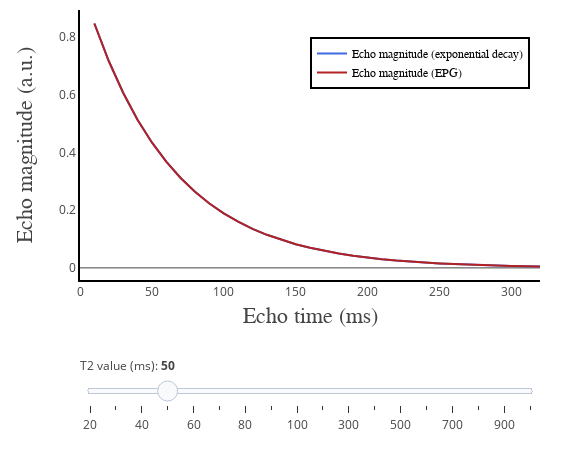

The notebook cell this image was saved under:
### Code cell
# Python code to generate interactive figure

init_notebook_mode(connected=True)

data1 = [dict(
        visible = False,
        line=dict(color='royalblue'),
        x = t,
        y = np.squeeze(np.asarray(echoes_mono_t2[ii,:])),
        name = 'Echo magnitude (exponential decay)',
        text = 'Echo magnitude (exponential decay)',
        hoverinfo = 'x+y+text') for ii in range(len(T2))]

data1[3]['visible'] = True

data2 = [dict(
        visible = False,
        line=dict(color='firebrick'),
        x = t,
        y = np.squeeze(np.asarray(echoes_epg_t2[ii,:])),
        name = 'Echo magnitude (EPG)',
        text = 'Echo magnitude (EPG)',
        hoverinfo = 'x+y+text') for ii in range(len(T2))]

data2[3]['visible'] = True

data = data1 + data2

steps = []
for i in range(len(T2)):
    step = dict(
        method = 'restyle',  
        args = ['visible', [False] * len(data1)],
        label = str(T2[i])
        )
    step['args'][1][i] = True # Toggle i'th trace to "visible"
    steps.append(step)

sliders=[
    dict(
        x = 0,
        y = -0.09,
        active = 3,
        currentvalue = {"prefix": "T2 value (ms): <b>"},
        pad = {"t": 50, "b": 10},
        steps = steps)]

layout = go.Layout(
    width=580,
    height=450,
    margin=go.layout.Margin(
        l=80,
        r=40,
        b=60,
        t=10,
    ),
    annotations=[
        dict(
            x=0.50,
            y=-0.18,
            showarrow=False,
            text='Echo time (ms)',
            font=dict(
                family='Times New Roman',
                size=22
            ),
            xref='paper',
            yref='paper'
        ),
        dict(
            x=-0.15,
            y=0.5,
            showarrow=False,
            text='Echo magnitude (a.u.)',
            font=dict(
                family='Times New Roman',
                size=22
            ),
            textangle=-90,
            xref='paper',
            yref='paper'
        )
    ],
    xaxis=dict(
        autorange=False,
        range=[0, t[-1]],
        showgrid=False,
        linecolor='black',
        linewidth=2
    ),
    yaxis=dict(
        autorange=True,
        showgrid=False,
        linecolor='black',
        linewidth=2
    ),
    legend=dict(
        x=0.5,
        y=0.9,
        traceorder='normal',
        font=dict(
            family='Times New Roman',
            size=12,
            color='#000'
        ),
        bordercolor='#000000',
        borderwidth=2
    ), 
    sliders=sliders
)

fig = dict(data=data, layout=layout)

iplot(fig, filename = 'basic-line', config = config)

### Figure 1 — Plotly figure (JSON) as saved in the notebook; plotly's stock layout.template omitted (floating-point values rounded to 4 significant figures)
{"data": [{"hoverinfo": "x+y+text", "line": {"color": "royalblue"}, "name": "Echo magnitude (exponential decay)", "text": "Echo magnitude (exponential decay)", "type": "scatter", "uid": "2f8f8673-c92e-4952-b1fa-07cad37115ff", "visible": false, "x": [10, 20, 30, 40, 50, 60, 70, 80, 90, 100, 110, 120, 130, 140, 150, 160, 170, 180, 190, 200, 210, 220, 230, 240, 250, 260, 270, 280, 290, 300, 310, 320], "y": [0.6065, 0.3679, 0.2231, 0.1353, 0.08208, 0.04979, 0.0302, 0.01832, 0.01111, 0.006738, 0.004087, 0.002479, 0.001503, 0.0009119, 0.0005531, 0.0003355, 0.0002035, 0.0001234, 7.485e-05, 4.54e-05, 2.754e-05, 1.67e-05, 1.013e-05, 6.144e-06, 3.727e-06, 2.26e-06, 1.371e-06, 8.315e-07, 5.043e-07, 3.059e-07, 1.855e-07, 1.125e-07]}, {"hoverinfo": "x+y+text", "line": {"color": "royalblue"}, "name": "Echo magnitude (exponential decay)", "text": "Echo magnitude (exponential decay)", "type": "scatter", "uid": "df938fb1-0dbb-45a1-8bdf-d76cb7f1387f", "visible": false, "x": [10, 20, 30, 40, 50, 60, 70, 80, 90, 100, 110, 120, 130, 140, 150, 160, 170, 180, 190, 200, 210, 220, 230, 240, 250, 260, 270, 280, 290, 300, 310, 320], "y": [0.7165, 0.5134, 0.3679, 0.2636, 0.1889, 0.1353, 0.09697, 0.06948, 0.04979, 0.03567, 0.02556, 0.01832, 0.01312, 0.009404, 0.006738, 0.004828, 0.003459, 0.002479, 0.001776, 0.001273, 0.0009119, 0.0006534, 0.0004682, 0.0003355, 0.0002404, 0.0001722, 0.0001234, 8.843e-05, 6.336e-05, 4.54e-05, 3.253e-05, 2.331e-05]}, {"hoverinfo": "x+y+text", "line": {"color": "royalblue"}, "name": "Echo magnitude (exponential decay)", "text": "Echo magnitude (exponential decay)", "type": "scatter", "uid": "cf96d806-37e7-4ce0-977c-8d0f2246187b", "visible": false, "x": [10, 20, 30, 40, 50, 60, 70, 80, 90, 100, 110, 120, 130, 140, 150, 160, 170, 180, 190, 200, 210, 220, 230, 240, 250, 260, 270, 280, 290, 300, 310, 320], "y": [0.7788, 0.6065, 0.4724, 0.3679, 0.2865, 0.2231, 0.1738, 0.1353, 0.1054, 0.08208, 0.06393, 0.04979, 0.03877, 0.0302, 0.02352, 0.01832, 0.01426, 0.01111, 0.008652, 0.006738, 0.005248, 0.004087, 0.003183, 0.002479, 0.00193, 0.001503, 0.001171, 0.0009119, 0.0007102, 0.0005531, 0.0004307, 0.0003355]}, {"hoverinfo": "x+y+text", "line": {"color": "royalblue"}, "name": "Echo magnitude (exponential decay)", "text": "Echo magnitude (exponential decay)", "type": "scatter", "uid": "7a2fe52f-1b5b-4800-a9a8-9bb5736ec3a5", "visible": false, "x": [10, 20, 30, 40, 50, 60, 70, 80, 90, 100, 110, 120, 130, 140, 150, 160, 170, 180, 190, 200, 210, 220, 230, 240, 250, 260, 270, 280, 290, 300, 310, 320], "y": [0.8187, 0.6703, 0.5488, 0.4493, 0.3679, 0.3012, 0.2466, 0.2019, 0.1653, 0.1353, 0.1108, 0.09072, 0.07427, 0.06081, 0.04979, 0.04076, 0.03337, 0.02732, 0.02237, 0.01832, 0.015, 0.01228, 0.01005, 0.00823, 0.006738, 0.005517, 0.004517, 0.003698, 0.003028, 0.002479, 0.002029, 0.001662]}, {"hoverinfo": "x+y+text", "line": {"color": "royalblue"}, "name": "Echo magnitude (exponential decay)", "text": "Echo magnitude (exponential decay)", "type": "scatter", "uid": "26255129-3276-45f3-93f2-9814d6adf61d", "visible": true, "x": [10, 20, 30, 40, 50, 60, 70, 80, 90, 100, 110, 120, 130, 140, 150, 160, 170, 180, 190, 200, 210, 220, 230, 240, 250, 260, 270, 280, 290, 300, 310, 320], "y": [0.8465, 0.7165, 0.6065, 0.5134, 0.4346, 0.3679, 0.3114, 0.2636, 0.2231, 0.1889, 0.1599, 0.1353, 0.1146, 0.09697, 0.08208, 0.06948, 0.05882, 0.04979, 0.04214, 0.03567, 0.0302, 0.02556, 0.02164, 0.01832, 0.0155, 0.01312, 0.01111, 0.009404, 0.00796, 0.006738, 0.005704, 0.004828]}, {"hoverinfo": "x+y+text", "line": {"color": "royalblue"}, "name": "Echo magnitude (exponential decay)", "text": "Echo magnitude (exponential decay)", "type": "scatter", "uid": "ce2d1396-6f73-4268-a997-fade8d4bb498", "visible": false, "x": [10, 20, 30, 40, 50, 60, 70, 80, 90, 100, 110, 120, 130, 140, 150, 160, 170, 180, 190, 200, 210, 220, 230, 240, 250, 260, 270, 280, 290, 300, 310, 320], "y": [0.8669, 0.7515, 0.6514, 0.5647, 0.4895, 0.4244, 0.3679, 0.3189, 0.2765, 0.2397, 0.2077, 0.1801, 0.1561, 0.1353, 0.1173, 0.1017, 0.08816, 0.07643, 0.06625, 0.05743, 0.04979, 0.04316, 0.03741, 0.03243, 0.02812, 0.02437, 0.02113, 0.01832, 0.01588, 0.01376, 0.01193, 0.01034]}, {"hoverinfo": "x+y+text", "line": {"color": "royalblue"}, "name": "Echo magnitude (exponential decay)", "text": "Echo magnitude (exponential decay)", "type": "scatter", "uid": "0e974e93-1d53-43ec-b130-5145bb44ba80", "visible": false, "x": [10, 20, 30, 40, 50, 60, 70, 80, 90, 100, 110, 120, 130, 140, 150, 160, 170, 180, 190, 200, 210, 220, 230, 240, 250, 260, 270, 280, 290, 300, 310, 320], "y": [0.8825, 0.7788, 0.6873, 0.6065, 0.5353, 0.4724, 0.4169, 0.3679, 0.3247, 0.2865, 0.2528, 0.2231, 0.1969, 0.1738, 0.1534, 0.1353, 0.1194, 0.1054, 0.09301, 0.08208, 0.07244, 0.06393, 0.05642, 0.04979, 0.04394, 0.03877, 0.03422, 0.0302, 0.02665, 0.02352, 0.02075, 0.01832]}, {"hoverinfo": "x+y+text", "line": {"color": "royalblue"}, "name": "Echo magnitude (exponential decay)", "text": "Echo magnitude (exponential decay)", "type": "scatter", "uid": "3238f6dc-7b6e-448c-8ab0-3604c430bd5e", "visible": false, "x": [10, 20, 30, 40, 50, 60, 70, 80, 90, 100, 110, 120, 130, 140, 150, 160, 170, 180, 190, 200, 210, 220, 230, 240, 250, 260, 270, 280, 290, 300, 310, 320], "y": [0.8948, 0.8007, 0.7165, 0.6412, 0.5738, 0.5134, 0.4594, 0.4111, 0.3679, 0.3292, 0.2946, 0.2636, 0.2359, 0.2111, 0.1889, 0.169, 0.1512, 0.1353, 0.1211, 0.1084, 0.09697, 0.08677, 0.07765, 0.06948, 0.06218, 0.05564, 0.04979, 0.04455, 0.03987, 0.03567, 0.03192, 0.02857]}, {"hoverinfo": "x+y+text", "line": {"color": "royalblue"}, "name": "Echo magnitude (exponential decay)", "text": "Echo magnitude (exponential decay)", "type": "scatter", "uid": "d67df1b9-4a27-4d84-beb2-4675c4c331c0", "visible": false, "x": [10, 20, 30, 40, 50, 60, 70, 80, 90, 100, 110, 120, 130, 140, 150, 160, 170, 180, 190, 200, 210, 220, 230, 240, 250, 260, 270, 280, 290, 300, 310, 320], "y": [0.9048, 0.8187, 0.7408, 0.6703, 0.6065, 0.5488, 0.4966, 0.4493, 0.4066, 0.3679, 0.3329, 0.3012, 0.2725, 0.2466, 0.2231, 0.2019, 0.1827, 0.1653, 0.1496, 0.1353, 0.1225, 0.1108, 0.1003, 0.09072, 0.08208, 0.07427, 0.06721, 0.06081, 0.05502, 0.04979, 0.04505, 0.04076]}, {"hoverinfo": "x+y+text", "line": {"color": "royalblue"}, "name": "Echo magnitude (exponential decay)", "text": "Echo magnitude (exponential decay)", "type": "scatter", "uid": "2f7c1645-1f5a-4865-8015-572693f7bcf2", "visible": false, "x": [10, 20, 30, 40, 50, 60, 70, 80, 90, 100, 110, 120, 130, 140, 150, 160, 170, 180, 190, 200, 210, 220, 230, 240, 250, 260, 270, 280, 290, 300, 310, 320], "y": [0.9512, 0.9048, 0.8607, 0.8187, 0.7788, 0.7408, 0.7047, 0.6703, 0.6376, 0.6065, 0.5769, 0.5488, 0.522, 0.4966, 0.4724, 0.4493, 0.4274, 0.4066, 0.3867, 0.3679, 0.3499, 0.3329, 0.3166, 0.3012, 0.2865, 0.2725, 0.2592, 0.2466, 0.2346, 0.2231, 0.2122, 0.2019]}, {"hoverinfo": "x+y+text", "line": {"color": "royalblue"}, "name": "Echo magnitude (exponential decay)", "text": "Echo magnitude (exponential decay)", "type": "scatter", "uid": "0fdc3780-21d6-4e3d-a5f5-e909f5b54952", "visible": false, "x": [10, 20, 30, 40, 50, 60, 70, 80, 90, 100, 110, 120, 130, 140, 150, 160, 170, 180, 190, 200, 210, 220, 230, 240, 250, 260, 270, 280, 290, 300, 310, 320], "y": [0.9672, 0.9355, 0.9048, 0.8752, 0.8465, 0.8187, 0.7919, 0.7659, 0.7408, 0.7165, 0.693, 0.6703, 0.6483, 0.6271, 0.6065, 0.5866, 0.5674, 0.5488, 0.5308, 0.5134, 0.4966, 0.4803, 0.4646, 0.4493, 0.4346, 0.4204, 0.4066, 0.3932, 0.3803, 0.3679, 0.3558, 0.3442]}, {"hoverinfo": "x+y+text", "line": {"color": "royalblue"}, "name": "Echo magnitude (exponential decay)", "text": "Echo magnitude (exponential decay)", "type": "scatter", "uid": "b2141e83-2e26-4708-9fcc-5f03ef70d542", "visible": false, "x": [10, 20, 30, 40, 50, 60, 70, 80, 90, 100, 110, 120, 130, 140, 150, 160, 170, 180, 190, 200, 210, 220, 230, 240, 250, 260, 270, 280, 290, 300, 310, 320], "y": [0.9753, 0.9512, 0.9277, 0.9048, 0.8825, 0.8607, 0.8395, 0.8187, 0.7985, 0.7788, 0.7596, 0.7408, 0.7225, 0.7047, 0.6873, 0.6703, 0.6538, 0.6376, 0.6219, 0.6065, 0.5916, 0.5769, 0.5627, 0.5488, 0.5353, 0.522, 0.5092, 0.4966, 0.4843, 0.4724, 0.4607, 0.4493]}, {"hoverinfo": "x+y+text", "line": {"color": "royalblue"}, "name": "Echo magnitude (exponential decay)", "text": "Echo magnitude (exponential decay)", "type": "scatter", "uid": "cf95969d-d62c-48ba-9cfe-870579587d90", "visible": false, "x": [10, 20, 30, 40, 50, 60, 70, 80, 90, 100, 110, 120, 130, 140, 150, 160, 170, 180, 190, 200, 210, 220, 230, 240, 250, 260, 270, 280, 290, 300, 310, 320], "y": [0.9802, 0.9608, 0.9418, 0.9231, 0.9048, 0.8869, 0.8694, 0.8521, 0.8353, 0.8187, 0.8025, 0.7866, 0.7711, 0.7558, 0.7408, 0.7261, 0.7118, 0.6977, 0.6839, 0.6703, 0.657, 0.644, 0.6313, 0.6188, 0.6065, 0.5945, 0.5827, 0.5712, 0.5599, 0.5488, 0.5379, 0.5273]}, {"hoverinfo": "x+y+text", "line": {"color": "royalblue"}, "name": "Echo magnitude (exponential decay)", "text": "Echo magnitude (exponential decay)", "type": "scatter", "uid": "e93f8090-d7b2-4a9c-bccc-4b8a8474552d", "visible": false, "x": [10, 20, 30, 40, 50, 60, 70, 80, 90, 100, 110, 120, 130, 140, 150, 160, 170, 180, 190, 200, 210, 220, 230, 240, 250, 260, 270, 280, 290, 300, 310, 320], "y": [0.9835, 0.9672, 0.9512, 0.9355, 0.92, 0.9048, 0.8899, 0.8752, 0.8607, 0.8465, 0.8325, 0.8187, 0.8052, 0.7919, 0.7788, 0.7659, 0.7533, 0.7408, 0.7286, 0.7165, 0.7047, 0.693, 0.6816, 0.6703, 0.6592, 0.6483, 0.6376, 0.6271, 0.6167, 0.6065, 0.5965, 0.5866]}, {"hoverinfo": "x+y+text", "line": {"color": "royalblue"}, "name": "Echo magnitude (exponential decay)", "text": "Echo magnitude (exponential decay)", "type": "scatter", "uid": "4296cacc-6cbb-4478-a842-6f6fd1b93b60", "visible": false, "x": [10, 20, 30, 40, 50, 60, 70, 80, 90, 100, 110, 120, 130, 140, 150, 160, 170, 180, 190, 200, 210, 220, 230, 240, 250, 260, 270, 280, 290, 300, 310, 320], "y": [0.9858, 0.9718, 0.958, 0.9445, 0.9311, 0.9179, 0.9048, 0.892, 0.8794, 0.8669, 0.8546, 0.8425, 0.8305, 0.8187, 0.8071, 0.7957, 0.7844, 0.7733, 0.7623, 0.7515, 0.7408, 0.7303, 0.72, 0.7097, 0.6997, 0.6897, 0.68, 0.6703, 0.6608, 0.6514, 0.6422, 0.6331]}, {"hoverinfo": "x+y+text", "line": {"color": "royalblue"}, "name": "Echo magnitude (exponential decay)", "text": "Echo magnitude (exponential decay)", "type": "scatter", "uid": "747b3cfb-24b9-4ef7-b542-3a4090a065b4", "visible": false, "x": [10, 20, 30, 40, 50, 60, 70, 80, 90, 100, 110, 120, 130, 140, 150, 160, 170, 180, 190, 200, 210, 220, 230, 240, 250, 260, 270, 280, 290, 300, 310, 320], "y": [0.9876, 0.9753, 0.9632, 0.9512, 0.9394, 0.9277, 0.9162, 0.9048, 0.8936, 0.8825, 0.8715, 0.8607, 0.85, 0.8395, 0.829, 0.8187, 0.8086, 0.7985, 0.7886, 0.7788, 0.7691, 0.7596, 0.7501, 0.7408, 0.7316, 0.7225, 0.7136, 0.7047, 0.6959, 0.6873, 0.6788, 0.6703]}, {"hoverinfo": "x+y+text", "line": {"color": "royalblue"}, "name": "Echo magnitude (exponential decay)", "text": "Echo magnitude (exponential decay)", "type": "scatter", "uid": "81ecf31a-3a8f-4709-8224-791d1c0af359", "visible": false, "x": [10, 20, 30, 40, 50, 60, 70, 80, 90, 100, 110, 120, 130, 140, 150, 160, 170, 180, 190, 200, 210, 220, 230, 240, 250, 260, 270, 280, 290, 300, 310, 320], "y": [0.989, 0.978, 0.9672, 0.9565, 0.946, 0.9355, 0.9252, 0.9149, 0.9048, 0.8948, 0.885, 0.8752, 0.8655, 0.8559, 0.8465, 0.8371, 0.8279, 0.8187, 0.8097, 0.8007, 0.7919, 0.7831, 0.7745, 0.7659, 0.7575, 0.7491, 0.7408, 0.7326, 0.7245, 0.7165, 0.7086, 0.7008]}, {"hoverinfo": "x+y+text", "line": {"color": "royalblue"}, "name": "Echo magnitude (exponential decay)", "text": "Echo magnitude (exponential decay)", "type": "scatter", "uid": "cc6e3d84-0ff8-49c8-b908-ff25cddc3579", "visible": false, "x": [10, 20, 30, 40, 50, 60, 70, 80, 90, 100, 110, 120, 130, 140, 150, 160, 170, 180, 190, 200, 210, 220, 230, 240, 250, 260, 270, 280, 290, 300, 310, 320], "y": [0.99, 0.9802, 0.9704, 0.9608, 0.9512, 0.9418, 0.9324, 0.9231, 0.9139, 0.9048, 0.8958, 0.8869, 0.8781, 0.8694, 0.8607, 0.8521, 0.8437, 0.8353, 0.827, 0.8187, 0.8106, 0.8025, 0.7945, 0.7866, 0.7788, 0.7711, 0.7634, 0.7558, 0.7483, 0.7408, 0.7334, 0.7261]}, {"hoverinfo": "x+y+text", "line": {"color": "firebrick"}, "name": "Echo magnitude (EPG)", "text": "Echo magnitude (EPG)", "type": "scatter", "uid": "914f522e-ec48-4638-8cb6-e7f64e7adf81", "visible": false, "x": [10, 20, 30, 40, 50, 60, 70, 80, 90, 100, 110, 120, 130, 140, 150, 160, 170, 180, 190, 200, 210, 220, 230, 240, 250, 260, 270, 280, 290, 300, 310, 320], "y": [0.6065, 0.3679, 0.2231, 0.1353, 0.08208, 0.04979, 0.0302, 0.01832, 0.01111, 0.006738, 0.004087, 0.002479, 0.001503, 0.0009119, 0.0005531, 0.0003355, 0.0002035, 0.0001234, 7.485e-05, 4.54e-05, 2.754e-05, 1.67e-05, 1.013e-05, 6.144e-06, 3.727e-06, 2.26e-06, 1.371e-06, 8.315e-07, 5.043e-07, 3.059e-07, 1.855e-07, 1.125e-07]}, {"hoverinfo": "x+y+text", "line": {"color": "firebrick"}, "name": "Echo magnitude (EPG)", "text": "Echo magnitude (EPG)", "type": "scatter", "uid": "4e26b479-89d7-4f90-85a7-e96c9308d10f", "visible": false, "x": [10, 20, 30, 40, 50, 60, 70, 80, 90, 100, 110, 120, 130, 140, 150, 160, 170, 180, 190, 200, 210, 220, 230, 240, 250, 260, 270, 280, 290, 300, 310, 320], "y": [0.7165, 0.5134, 0.3679, 0.2636, 0.1889, 0.1353, 0.09697, 0.06948, 0.04979, 0.03567, 0.02556, 0.01832, 0.01312, 0.009404, 0.006738, 0.004828, 0.003459, 0.002479, 0.001776, 0.001273, 0.0009119, 0.0006534, 0.0004682, 0.0003355, 0.0002404, 0.0001722, 0.0001234, 8.843e-05, 6.336e-05, 4.54e-05, 3.253e-05, 2.331e-05]}, {"hoverinfo": "x+y+text", "line": {"color": "firebrick"}, "name": "Echo magnitude (EPG)", "text": "Echo magnitude (EPG)", "type": "scatter", "uid": "f7455b5a-fbd6-4f1f-b91b-098669605a53", "visible": false, "x": [10, 20, 30, 40, 50, 60, 70, 80, 90, 100, 110, 120, 130, 140, 150, 160, 170, 180, 190, 200, 210, 220, 230, 240, 250, 260, 270, 280, 290, 300, 310, 320], "y": [0.7788, 0.6065, 0.4724, 0.3679, 0.2865, 0.2231, 0.1738, 0.1353, 0.1054, 0.08208, 0.06393, 0.04979, 0.03877, 0.0302, 0.02352, 0.01832, 0.01426, 0.01111, 0.008652, 0.006738, 0.005248, 0.004087, 0.003183, 0.002479, 0.00193, 0.001503, 0.001171, 0.0009119, 0.0007102, 0.0005531, 0.0004307, 0.0003355]}, {"hoverinfo": "x+y+text", "line": {"color": "firebrick"}, "name": "Echo magnitude (EPG)", "text": "Echo magnitude (EPG)", "type": "scatter", "uid": "95066211-1b0a-48a4-94b6-663908a4f4df", "visible": false, "x": [10, 20, 30, 40, 50, 60, 70, 80, 90, 100, 110, 120, 130, 140, 150, 160, 170, 180, 190, 200, 210, 220, 230, 240, 250, 260, 270, 280, 290, 300, 310, 320], "y": [0.8187, 0.6703, 0.5488, 0.4493, 0.3679, 0.3012, 0.2466, 0.2019, 0.1653, 0.1353, 0.1108, 0.09072, 0.07427, 0.06081, 0.04979, 0.04076, 0.03337, 0.02732, 0.02237, 0.01832, 0.015, 0.01228, 0.01005, 0.00823, 0.006738, 0.005517, 0.004517, 0.003698, 0.003028, 0.002479, 0.002029, 0.001662]}, {"hoverinfo": "x+y+text", "line": {"color": "firebrick"}, "name": "Echo magnitude (EPG)", "text": "Echo magnitude (EPG)", "type": "scatter", "uid": "49f3de56-2248-420c-a706-5a2b4dfe2ca1", "visible": true, "x": [10, 20, 30, 40, 50, 60, 70, 80, 90, 100, 110, 120, 130, 140, 150, 160, 170, 180, 190, 200, 210, 220, 230, 240, 250, 260, 270, 280, 290, 300, 310, 320], "y": [0.8465, 0.7165, 0.6065, 0.5134, 0.4346, 0.3679, 0.3114, 0.2636, 0.2231, 0.1889, 0.1599, 0.1353, 0.1146, 0.09697, 0.08208, 0.06948, 0.05882, 0.04979, 0.04214, 0.03567, 0.0302, 0.02556, 0.02164, 0.01832, 0.0155, 0.01312, 0.01111, 0.009404, 0.00796, 0.006738, 0.005704, 0.004828]}, {"hoverinfo": "x+y+text", "line": {"color": "firebrick"}, "name": "Echo magnitude (EPG)", "text": "Echo magnitude (EPG)", "type": "scatter", "uid": "17953a18-5788-4a4f-83c4-8f1dda16f5ca", "visible": false, "x": [10, 20, 30, 40, 50, 60, 70, 80, 90, 100, 110, 120, 130, 140, 150, 160, 170, 180, 190, 200, 210, 220, 230, 240, 250, 260, 270, 280, 290, 300, 310, 320], "y": [0.8669, 0.7515, 0.6514, 0.5647, 0.4895, 0.4244, 0.3679, 0.3189, 0.2765, 0.2397, 0.2077, 0.1801, 0.1561, 0.1353, 0.1173, 0.1017, 0.08816, 0.07643, 0.06625, 0.05743, 0.04979, 0.04316, 0.03741, 0.03243, 0.02812, 0.02437, 0.02113, 0.01832, 0.01588, 0.01376, 0.01193, 0.01034]}, {"hoverinfo": "x+y+text", "line": {"color": "firebrick"}, "name": "Echo magnitude (EPG)", "text": "Echo magnitude (EPG)", "type": "scatter", "uid": "7bf726f8-b610-4b1d-998c-a5284923c558", "visible": false, "x": [10, 20, 30, 40, 50, 60, 70, 80, 90, 100, 110, 120, 130, 140, 150, 160, 170, 180, 190, 200, 210, 220, 230, 240, 250, 260, 270, 280, 290, 300, 310, 320], "y": [0.8825, 0.7788, 0.6873, 0.6065, 0.5353, 0.4724, 0.4169, 0.3679, 0.3247, 0.2865, 0.2528, 0.2231, 0.1969, 0.1738, 0.1534, 0.1353, 0.1194, 0.1054, 0.09301, 0.08208, 0.07244, 0.06393, 0.05642, 0.04979, 0.04394, 0.03877, 0.03422, 0.0302, 0.02665, 0.02352, 0.02075, 0.01832]}, {"hoverinfo": "x+y+text", "line": {"color": "firebrick"}, "name": "Echo magnitude (EPG)", "text": "Echo magnitude (EPG)", "type": "scatter", "uid": "238d8ce4-db20-434d-9737-7d5aecf1e111", "visible": false, "x": [10, 20, 30, 40, 50, 60, 70, 80, 90, 100, 110, 120, 130, 140, 150, 160, 170, 180, 190, 200, 210, 220, 230, 240, 250, 260, 270, 280, 290, 300, 310, 320], "y": [0.8948, 0.8007, 0.7165, 0.6412, 0.5738, 0.5134, 0.4594, 0.4111, 0.3679, 0.3292, 0.2946, 0.2636, 0.2359, 0.2111, 0.1889, 0.169, 0.1512, 0.1353, 0.1211, 0.1084, 0.09697, 0.08677, 0.07765, 0.06948, 0.06218, 0.05564, 0.04979, 0.04455, 0.03987, 0.03567, 0.03192, 0.02857]}, {"hoverinfo": "x+y+text", "line": {"color": "firebrick"}, "name": "Echo magnitude (EPG)", "text": "Echo magnitude (EPG)", "type": "scatter", "uid": "5fbcee87-a0ed-4c7b-8dc4-23dc1680b24c", "visible": false, "x": [10, 20, 30, 40, 50, 60, 70, 80, 90, 100, 110, 120, 130, 140, 150, 160, 170, 180, 190, 200, 210, 220, 230, 240, 250, 260, 270, 280, 290, 300, 310, 320], "y": [0.9048, 0.8187, 0.7408, 0.6703, 0.6065, 0.5488, 0.4966, 0.4493, 0.4066, 0.3679, 0.3329, 0.3012, 0.2725, 0.2466, 0.2231, 0.2019, 0.1827, 0.1653, 0.1496, 0.1353, 0.1225, 0.1108, 0.1003, 0.09072, 0.08208, 0.07427, 0.06721, 0.06081, 0.05502, 0.04979, 0.04505, 0.04076]}, {"hoverinfo": "x+y+text", "line": {"color": "firebrick"}, "name": "Echo magnitude (EPG)", "text": "Echo magnitude (EPG)", "type": "scatter", "uid": "d9ba520f-8b86-40b2-84d0-ae9448f873e4", "visible": false, "x": [10, 20, 30, 40, 50, 60, 70, 80, 90, 100, 110, 120, 130, 140, 150, 160, 170, 180, 190, 200, 210, 220, 230, 240, 250, 260, 270, 280, 290, 300, 310, 320], "y": [0.9512, 0.9048, 0.8607, 0.8187, 0.7788, 0.7408, 0.7047, 0.6703, 0.6376, 0.6065, 0.5769, 0.5488, 0.522, 0.4966, 0.4724, 0.4493, 0.4274, 0.4066, 0.3867, 0.3679, 0.3499, 0.3329, 0.3166, 0.3012, 0.2865, 0.2725, 0.2592, 0.2466, 0.2346, 0.2231, 0.2122, 0.2019]}, {"hoverinfo": "x+y+text", "line": {"color": "firebrick"}, "name": "Echo magnitude (EPG)", "text": "Echo magnitude (EPG)", "type": "scatter", "uid": "6a2694d4-6cc7-4848-a720-3f0557adb4f5", "visible": false, "x": [10, 20, 30, 40, 50, 60, 70, 80, 90, 100, 110, 120, 130, 140, 150, 160, 170, 180, 190, 200, 210, 220, 230, 240, 250, 260, 270, 280, 290, 300, 310, 320], "y": [0.9672, 0.9355, 0.9048, 0.8752, 0.8465, 0.8187, 0.7919, 0.7659, 0.7408, 0.7165, 0.693, 0.6703, 0.6483, 0.6271, 0.6065, 0.5866, 0.5674, 0.5488, 0.5308, 0.5134, 0.4966, 0.4803, 0.4646, 0.4493, 0.4346, 0.4204, 0.4066, 0.3932, 0.3803, 0.3679, 0.3558, 0.3442]}, {"hoverinfo": "x+y+text", "line": {"color": "firebrick"}, "name": "Echo magnitude (EPG)", "text": "Echo magnitude (EPG)", "type": "scatter", "uid": "1144ca2c-58a5-46d2-b3a2-edab46117c15", "visible": false, "x": [10, 20, 30, 40, 50, 60, 70, 80, 90, 100, 110, 120, 130, 140, 150, 160, 170, 180, 190, 200, 210, 220, 230, 240, 250, 260, 270, 280, 290, 300, 310, 320], "y": [0.9753, 0.9512, 0.9277, 0.9048, 0.8825, 0.8607, 0.8395, 0.8187, 0.7985, 0.7788, 0.7596, 0.7408, 0.7225, 0.7047, 0.6873, 0.6703, 0.6538, 0.6376, 0.6219, 0.6065, 0.5916, 0.5769, 0.5627, 0.5488, 0.5353, 0.522, 0.5092, 0.4966, 0.4843, 0.4724, 0.4607, 0.4493]}, {"hoverinfo": "x+y+text", "line": {"color": "firebrick"}, "name": "Echo magnitude (EPG)", "text": "Echo magnitude (EPG)", "type": "scatter", "uid": "4ee41dfa-a355-42d0-b5a4-7d7c41755ed6", "visible": false, "x": [10, 20, 30, 40, 50, 60, 70, 80, 90, 100, 110, 120, 130, 140, 150, 160, 170, 180, 190, 200, 210, 220, 230, 240, 250, 260, 270, 280, 290, 300, 310, 320], "y": [0.9802, 0.9608, 0.9418, 0.9231, 0.9048, 0.8869, 0.8694, 0.8521, 0.8353, 0.8187, 0.8025, 0.7866, 0.7711, 0.7558, 0.7408, 0.7261, 0.7118, 0.6977, 0.6839, 0.6703, 0.657, 0.644, 0.6313, 0.6188, 0.6065, 0.5945, 0.5827, 0.5712, 0.5599, 0.5488, 0.5379, 0.5273]}, {"hoverinfo": "x+y+text", "line": {"color": "firebrick"}, "name": "Echo magnitude (EPG)", "text": "Echo magnitude (EPG)", "type": "scatter", "uid": "f4868c4c-63c2-492b-8333-f84d428f4a78", "visible": false, "x": [10, 20, 30, 40, 50, 60, 70, 80, 90, 100, 110, 120, 130, 140, 150, 160, 170, 180, 190, 200, 210, 220, 230, 240, 250, 260, 270, 280, 290, 300, 310, 320], "y": [0.9835, 0.9672, 0.9512, 0.9355, 0.92, 0.9048, 0.8899, 0.8752, 0.8607, 0.8465, 0.8325, 0.8187, 0.8052, 0.7919, 0.7788, 0.7659, 0.7533, 0.7408, 0.7286, 0.7165, 0.7047, 0.693, 0.6816, 0.6703, 0.6592, 0.6483, 0.6376, 0.6271, 0.6167, 0.6065, 0.5965, 0.5866]}, {"hoverinfo": "x+y+text", "line": {"color": "firebrick"}, "name": "Echo magnitude (EPG)", "text": "Echo magnitude (EPG)", "type": "scatter", "uid": "5ee6ea92-0daa-4b51-b4c5-b8dd1e2a3ef6", "visible": false, "x": [10, 20, 30, 40, 50, 60, 70, 80, 90, 100, 110, 120, 130, 140, 150, 160, 170, 180, 190, 200, 210, 220, 230, 240, 250, 260, 270, 280, 290, 300, 310, 320], "y": [0.9858, 0.9718, 0.958, 0.9445, 0.9311, 0.9179, 0.9048, 0.892, 0.8794, 0.8669, 0.8546, 0.8425, 0.8305, 0.8187, 0.8071, 0.7957, 0.7844, 0.7733, 0.7623, 0.7515, 0.7408, 0.7303, 0.72, 0.7097, 0.6997, 0.6897, 0.68, 0.6703, 0.6608, 0.6514, 0.6422, 0.6331]}, {"hoverinfo": "x+y+text", "line": {"color": "firebrick"}, "name": "Echo magnitude (EPG)", "text": "Echo magnitude (EPG)", "type": "scatter", "uid": "54ed4f9c-517f-47ca-a9c2-8ff025b7c8d3", "visible": false, "x": [10, 20, 30, 40, 50, 60, 70, 80, 90, 100, 110, 120, 130, 140, 150, 160, 170, 180, 190, 200, 210, 220, 230, 240, 250, 260, 270, 280, 290, 300, 310, 320], "y": [0.9876, 0.9753, 0.9632, 0.9512, 0.9394, 0.9277, 0.9162, 0.9048, 0.8936, 0.8825, 0.8715, 0.8607, 0.85, 0.8395, 0.829, 0.8187, 0.8086, 0.7985, 0.7886, 0.7788, 0.7691, 0.7596, 0.7501, 0.7408, 0.7316, 0.7225, 0.7136, 0.7047, 0.6959, 0.6873, 0.6788, 0.6703]}, {"hoverinfo": "x+y+text", "line": {"color": "firebrick"}, "name": "Echo magnitude (EPG)", "text": "Echo magnitude (EPG)", "type": "scatter", "uid": "9b03e7fb-6cfa-47aa-85dc-f311d6c9d067", "visible": false, "x": [10, 20, 30, 40, 50, 60, 70, 80, 90, 100, 110, 120, 130, 140, 150, 160, 170, 180, 190, 200, 210, 220, 230, 240, 250, 260, 270, 280, 290, 300, 310, 320], "y": [0.989, 0.978, 0.9672, 0.9565, 0.946, 0.9355, 0.9252, 0.9149, 0.9048, 0.8948, 0.885, 0.8752, 0.8655, 0.8559, 0.8465, 0.8371, 0.8279, 0.8187, 0.8097, 0.8007, 0.7919, 0.7831, 0.7745, 0.7659, 0.7575, 0.7491, 0.7408, 0.7326, 0.7245, 0.7165, 0.7086, 0.7008]}, {"hoverinfo": "x+y+text", "line": {"color": "firebrick"}, "name": "Echo magnitude (EPG)", "text": "Echo magnitude (EPG)", "type": "scatter", "uid": "e62188d7-18a2-4577-93e4-578fee4855fe", "visible": false, "x": [10, 20, 30, 40, 50, 60, 70, 80, 90, 100, 110, 120, 130, 140, 150, 160, 170, 180, 190, 200, 210, 220, 230, 240, 250, 260, 270, 280, 290, 300, 310, 320], "y": [0.99, 0.9802, 0.9704, 0.9608, 0.9512, 0.9418, 0.9324, 0.9231, 0.9139, 0.9048, 0.8958, 0.8869, 0.8781, 0.8694, 0.8607, 0.8521, 0.8437, 0.8353, 0.827, 0.8187, 0.8106, 0.8025, 0.7945, 0.7866, 0.7788, 0.7711, 0.7634, 0.7558, 0.7483, 0.7408, 0.7334, 0.7261]}], "layout": {"annotations": [{"font": {"family": "Times New Roman", "size": 22}, "showarrow": false, "text": "Echo time (ms)", "x": 0.5, "xref": "paper", "y": -0.18, "yref": "paper"}, {"font": {"family": "Times New Roman", "size": 22}, "showarrow": false, "text": "Echo magnitude (a.u.)", "textangle": -90, "x": -0.15, "xref": "paper", "y": 0.5, "yref": "paper"}], "height": 450, "legend": {"bordercolor": "#000000", "borderwidth": 2, "font": {"color": "#000", "family": "Times New Roman", "size": 12}, "traceorder": "normal", "x": 0.5, "y": 0.9}, "margin": {"b": 60, "l": 80, "r": 40, "t": 10}, "sliders": [{"active": 3, "currentvalue": {"prefix": "T2 value (ms): <b>"}, "pad": {"b": 10, "t": 50}, "steps": [{"args": ["visible", [true, false, false, false, false, false, false, false, false, false, false, false, false, false, false, false, false, false]], "label": "20", "method": "restyle"}, {"args": ["visible", [false, true, false, false, false, false, false, false, false, false, false, false, false, false, false, false, false, false]], "label": "30", "method": "restyle"}, {"args": ["visible", [false, false, true, false, false, false, false, false, false, false, false, false, false, false, false, false, false, false]], "label": "40", "method": "restyle"}, {"args": ["visible", [false, false, false, true, false, false, false, false, false, false, false, false, false, false, false, false, false, false]], "label": "50", "method": "restyle"}, {"args": ["visible", [false, false, false, false, true, false, false, false, false, false, false, false, false, false, false, false, false, false]], "label": "60", "method": "restyle"}, {"args": ["visible", [false, false, false, false, false, true, false, false, false, false, false, false, false, false, false, false, false, false]], "label": "70", "method": "restyle"}, {"args": ["visible", [false, false, false, false, false, false, true, false, false, false, false, false, false, false, false, false, false, false]], "label": "80", "method": "restyle"}, {"args": ["visible", [false, false, false, false, false, false, false, true, false, false, false, false, false, false, false, false, false, false]], "label": "90", "method": "restyle"}, {"args": ["visible", [false, false, false, false, false, false, false, false, true, false, false, false, false, false, false, false, false, false]], "label": "100", "method": "restyle"}, {"args": ["visible", [false, false, false, false, false, false, false, false, false, true, false, false, false, false, false, false, false, false]], "label": "200", "method": "restyle"}, {"args": ["visible", [false, false, false, false, false, false, false, false, false, false, true, false, false, false, false, false, false, false]], "label": "300", "method": "restyle"}, {"args": ["visible", [false, false, false, false, false, false, false, false, false, false, false, true, false, false, false, false, false, false]], "label": "400", "method": "restyle"}, {"args": ["visible", [false, false, false, false, false, false, false, false, false, false, false, false, true, false, false, false, false, false]], "label": "500", "method": "restyle"}, {"args": ["visible", [false, false, false, false, false, false, false, false, false, false, false, false, false, true, false, false, false, false]], "label": "600", "method": "restyle"}, {"args": ["visible", [false, false, false, false, false, false, false, false, false, false, false, false, false, false, true, false, false, false]], "label": "700", "method": "restyle"}, {"args": ["visible", [false, false, false, false, false, false, false, false, false, false, false, false, false, false, false, true, false, false]], "label": "800", "method": "restyle"}, {"args": ["visible", [false, false, false, false, false, false, false, false, false, false, false, false, false, false, false, false, true, false]], "label": "900", "method": "restyle"}, {"args": ["visible", [false, false, false, false, false, false, false, false, false, false, false, false, false, false, false, false, false, true]], "label": "1000", "method": "restyle"}], "x": 0, "y": -0.09}], "width": 580, "xaxis": {"autorange": false, "linecolor": "black", "linewidth": 2, "range": [0, 320], "showgrid": false}, "yaxis": {"autorange": true, "linecolor": "black", "linewidth": 2, "showgrid": false}}}
